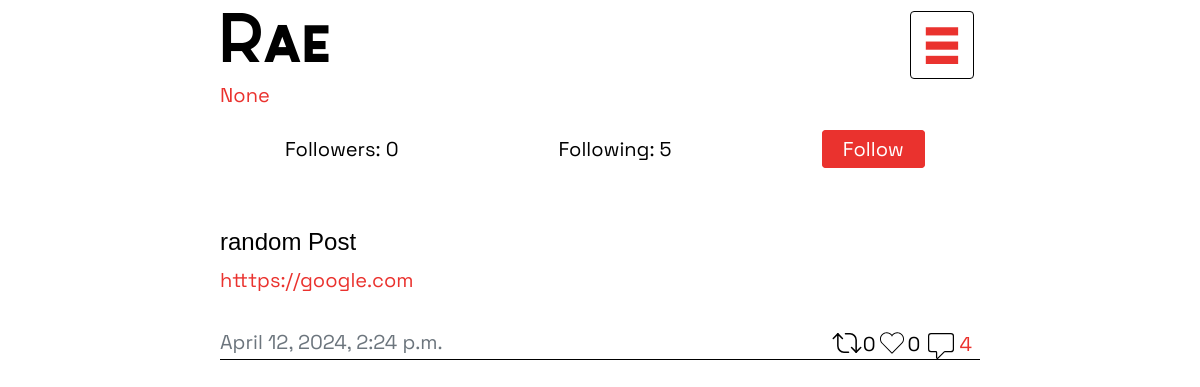
Page /Linkfeed/profile/Rae/ (signed in) on the committed database.
### Linkfeed/models.py (models this page shows, shortened)
class Profile(models.Model):
    user = models.OneToOneField(User, on_delete=models.CASCADE)
    follower = models.ManyToManyField(User, blank=True, related_name="follower_user")
    following = models.ManyToManyField(User, blank=True, related_name="following_user")
    link = models.URLField(blank=True, null=True)

class User(AbstractUser):
    pass

class Post(models.Model):
    user = models.ForeignKey(User, on_delete=models.CASCADE, related_name="posts")
    title = models.CharField(blank=True, max_length=255)
    body = models.URLField(blank=True, null=True)
    likes = models.ManyToManyField(User, related_name="blog_posts")
    timestamp = models.DateTimeField(auto_now_add=False, null=True)
    is_rss_feed_post = models.BooleanField(default=False)
    is_imported_rss_feed_post = models.BooleanField(default=False)
    imported_rss_feed = models.ForeignKey(ImportedRSSFeed, on_delete=models.SET_NULL, null=True, blank=True, related_name="posts")
    repost_count = models.IntegerField(default=0)  # New field for repost count
    def total_likes(self):
        return self.likes.count()

### Linkfeed/views.py (the view)
# urls.py: path('profile', views.current_user_profile, name='current_user_profile'),
def profile(request, username):
    if not request.user.is_authenticated:
        return HttpResponseRedirect(reverse("login"))
    else:
        profile_user = get_object_or_404(User, username=username)
        if profile_user == request.user:
            return redirect('current_user_profile')
        else:
            posts = Post.objects.filter(user=profile_user).annotate(total_comments=Count('comments')).order_by('-timestamp')
            profile = get_object_or_404(Profile, user=profile_user)
            for post in posts:
                post.liked = post.likes.filter(id=request.user.id).exists()
            return render(request, "Linkfeed/other_profile.html", {"posts": posts, "profile": profile})

### Linkfeed/templates/Linkfeed/other_profile.html (shortened to what this page needs)
{% extends "Linkfeed/layouts.html" %}
{% load static %}
{% block body %}
<a href="{{profile.link}}">{{profile.link}}</a>
<div class="row my-4 d-flex justify-content-center align-items-center">
    <div class="col text-center aliing-items-center mx-5">
        <a id="followers-link" style="cursor: pointer;">Followers: {{ profile.follower.count }}</a>
    </div>
    <div class="col text-center mx-5">
        <a id="following-link" style="cursor: pointer;">Following: {{ profile.following.count }}</a>
    </div>
    <div class="col text-center mx-5 p-0">
        {% if profile.user.username == user.username %}
        <a href="#" class="follow-button">Edit Profile</a>
        {% elif request.user in profile.follower.all %}
        <a href="{% url 'follow_or_unfollow' profile.user.username %}" id="following-text" class="follow-button">Following</a>
        {% else %}
        <a href="{% url 'follow_or_unfollow' profile.user.username %}"  class="follow-button">Follow</a>
        {% endif %}
    </div>
</div>
<div id="posts" class="mt-5">
    <div class="">
        {% for post in posts %}
        <div class="post">
            <a href="{{ post.body }}" target="_blank" class="wrapped-post-link">
                <div class="wrapped-post py-3">
                    <div class="">
                        <h4 class="post-title">{{ post.title }}</h4>
                        <p class="post-body">{{ post.body }}</p>
                    </div>
                </div>
            </a>
            <div class="row">
                <div class="col text-muted">
                    {{ post.timestamp }}
                </div>
                <div class="col post-actions d-flex justify-content-end align-items-end">
                    <img src="{% static 'Linkfeed/reshare.svg' %}" alt="repost" class="share-svg" width="32" height="32" fill="black" viewBox="0 0 32 32" onclick="rePostPost('{{ post.id }}')">
                    <span>{{post.repost_count}}</span>
                    {% if post.liked %}
                    <img src="{% static 'Linkfeed/liked.svg' %}" alt="Like" class="like-svg" width="32" height="32" fill="black"
                    class="bi bi-heart" viewBox="0 0 32 32" onclick="likePost('{{ post.id }}')">
                     {% else %}
                     <img src="{% static 'Linkfeed/like.svg' %}" alt="Like" class="like-svg" width="32" height="32" fill="black"
                    class="bi bi-heart" viewBox="0 0 32 32" onclick="likePost('{{ post.id }}')">
                    {% endif%}
                    <span id="likeCount{{ post.id }}">{{ post.total_likes }}</span>
                    <a href="{% url 'post' post.id %}" class="px-2">
                        <img src="{% static 'Linkfeed/comment.svg' %}" alt="Comment" class="comment-svg" width="26" height="26"
                            fill="black" class="bi bi-chat" viewBox="0 0 32 32">
                        <span>{{post.total_comments}}</span>
                    </a>
                </div>
            </div>
        </div>
        {% endfor %}
    </div>
</div>
{% endblock body %}

### Linkfeed/templates/Linkfeed/layouts.html (shortened to what this page needs)
{%load static %}
<html lang="en">
<head>
    <link href="https://stackpath.bootstrapcdn.com/bootstrap/4.5.2/css/bootstrap.min.css" rel="stylesheet">
    <link href="{% static 'Linkfeed/style.css' %}" rel="stylesheet">
    <link rel="stylesheet" href="https://cdnjs.cloudflare.com/ajax/libs/font-awesome/5.15.4/css/all.min.css" />
</head>
<body>
    <div class="user-profile-info">
        <div class="row">
            <div class="col-9">
                {% if request.resolver_match.url_name == 'current_user_profile' or request.resolver_match.url_name == 'profile' %}
                <h1 id="username-header" class="header">
                    <a href="{% url 'feed' profile.user.username %}">{{ profile.user.username }}</a>
                </h1>
                {% elif request.resolver_match.url_name == 'current_user_feed' or request.resolver_match.url_name == 'feed' %}
                <h1 id="username-header" class="header">
                    <a href="{% url 'profile' profile.user.username %}">{{ profile.user.username }}</a>
                </h1>
                {% else %}
                    <h1 id="username-header" class="header">
                        <a href="{% url 'landing' %}">Linkfeed</a>
                    </h1>
                {% endif %}
            </div>
            <div class="col-3 d-flex justify-content-end align-items-center">
                <button class="open-btn" id="open-btn" onclick="openNav()"><h1 id="nav-header" class="header">¬</h1></button>
            </div>
        </div>
    </div>
    {% block body %}
    {% endblock %}
</body>
</html>

### Linkfeed/static/Linkfeed/style.css (style rules this page uses)
html { scroll-behavior: smooth; }
body { max-width:40em; margin:0 auto; padding-right:1em; padding-left: 1em; font-family: Space, sans-serif; font-size:20px; line-height:30px; background-color:#fff; color:#000; font-weight: 300; overflow-y:scroll; }
h1,h2,h3,h4,dt,small,.small,dl#tweetlist dt,footer,label,#commentlist ol li cite,div.blogparent,input[type="submit"] { font-family: Nexa; font-weight:normal; font-style:normal; text-align:left; }
a { color: #EA322E; }
.header { font-family: Sabado, sans-serif; font-size: 3.5em; padding-bottom: 10px; margin-bottom: 0px; margin-top: 10px; line-height: 80%; border-radius: .25rem; }
#nav-header { border: 1px solid black; padding-left: 12px; padding-right: 12px; }
#username-header a { color:#000; }
#open-btn { color: #EA322E; }
a.follow-button { border: 1px solid #EA322E; background-color: #EA322E; border-radius: .25rem; padding: 5px 20px 5px 20px; color: white; }
#posts { width: 100%; }
.wrapped-post-link { position: relative; z-index: 1; color: black; }
.post { border-bottom: 1px solid black; }
.post-title { font-family: Nexa, sans-serif; }
.post-body { z-index: 5; color:#EA322E; }

### Linkfeed/templates/Linkfeed/layouts.html (style rules this page uses)
#open-btn { background-color: transparent; border: transparent; }

### rows in the picture
Profile: user.username "Rae", link "None", follower.count "0", following.count "5"
Post: title "random Post", body "htttps://google.com", timestamp "April 12, 2024, 2:24 p.m.", repost_count "0", total_likes "0", total_comments "4"
